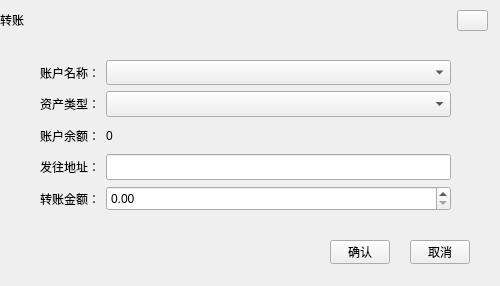
<?xml version="1.0" encoding="UTF-8"?>
<ui version="4.0">
 <class>TransferWidgetHX</class>
 <widget class="QDialog" name="TransferWidgetHX">
  <property name="geometry">
   <rect>
    <x>0</x>
    <y>0</y>
    <width>500</width>
    <height>286</height>
   </rect>
  </property>
  <property name="windowTitle">
   <string>Dialog</string>
  </property>
  <widget class="QLabel" name="title_Label">
   <property name="geometry">
    <rect>
     <x>0</x>
     <y>0</y>
     <width>500</width>
     <height>40</height>
    </rect>
   </property>
   <property name="text">
    <string>转账</string>
   </property>
  </widget>
  <widget class="QToolButton" name="closeBtn">
   <property name="geometry">
    <rect>
     <x>457</x>
     <y>10</y>
     <width>31</width>
     <height>21</height>
    </rect>
   </property>
   <property name="cursor">
    <cursorShape>PointingHandCursor</cursorShape>
   </property>
   <property name="text">
    <string/>
   </property>
  </widget>
  <widget class="QToolButton" name="okBtn">
   <property name="geometry">
    <rect>
     <x>330</x>
     <y>240</y>
     <width>60</width>
     <height>24</height>
    </rect>
   </property>
   <property name="cursor">
    <cursorShape>PointingHandCursor</cursorShape>
   </property>
   <property name="text">
    <string>确认</string>
   </property>
  </widget>
  <widget class="QToolButton" name="cancelBtn">
   <property name="geometry">
    <rect>
     <x>410</x>
     <y>240</y>
     <width>60</width>
     <height>24</height>
    </rect>
   </property>
   <property name="cursor">
    <cursorShape>PointingHandCursor</cursorShape>
   </property>
   <property name="text">
    <string>取消</string>
   </property>
  </widget>
  <widget class="QWidget" name="layoutWidget">
   <property name="geometry">
    <rect>
     <x>40</x>
     <y>60</y>
     <width>411</width>
     <height>151</height>
    </rect>
   </property>
   <layout class="QGridLayout" name="gridLayout">
    <item row="0" column="0">
     <widget class="QLabel" name="label_6">
      <property name="text">
       <string>账户名称：</string>
      </property>
      <property name="alignment">
       <set>Qt::AlignRight|Qt::AlignTrailing|Qt::AlignVCenter</set>
      </property>
     </widget>
    </item>
    <item row="0" column="1">
     <widget class="QComboBox" name="comboBox_account">
      <property name="sizePolicy">
       <sizepolicy hsizetype="Preferred" vsizetype="Preferred">
        <horstretch>0</horstretch>
        <verstretch>0</verstretch>
       </sizepolicy>
      </property>
     </widget>
    </item>
    <item row="1" column="0">
     <widget class="QLabel" name="label_7">
      <property name="text">
       <string>资产类型：</string>
      </property>
      <property name="alignment">
       <set>Qt::AlignRight|Qt::AlignTrailing|Qt::AlignVCenter</set>
      </property>
     </widget>
    </item>
    <item row="1" column="1">
     <widget class="QComboBox" name="comboBox_asset">
      <property name="sizePolicy">
       <sizepolicy hsizetype="Preferred" vsizetype="Preferred">
        <horstretch>0</horstretch>
        <verstretch>0</verstretch>
       </sizepolicy>
      </property>
     </widget>
    </item>
    <item row="2" column="0">
     <widget class="QLabel" name="label_3">
      <property name="text">
       <string>账户余额：</string>
      </property>
      <property name="alignment">
       <set>Qt::AlignRight|Qt::AlignTrailing|Qt::AlignVCenter</set>
      </property>
     </widget>
    </item>
    <item row="2" column="1">
     <widget class="QLabel" name="label_balance">
      <property name="text">
       <string>0</string>
      </property>
     </widget>
    </item>
    <item row="3" column="0">
     <widget class="QLabel" name="label_4">
      <property name="text">
       <string>发往地址：</string>
      </property>
      <property name="alignment">
       <set>Qt::AlignRight|Qt::AlignTrailing|Qt::AlignVCenter</set>
      </property>
     </widget>
    </item>
    <item row="3" column="1">
     <widget class="QLineEdit" name="lineEdit">
      <property name="sizePolicy">
       <sizepolicy hsizetype="Expanding" vsizetype="Preferred">
        <horstretch>0</horstretch>
        <verstretch>0</verstretch>
       </sizepolicy>
      </property>
     </widget>
    </item>
    <item row="4" column="0">
     <widget class="QLabel" name="label_5">
      <property name="text">
       <string>转账金额：</string>
      </property>
      <property name="alignment">
       <set>Qt::AlignRight|Qt::AlignTrailing|Qt::AlignVCenter</set>
      </property>
     </widget>
    </item>
    <item row="4" column="1">
     <widget class="QDoubleSpinBox" name="doubleSpinBox">
      <property name="sizePolicy">
       <sizepolicy hsizetype="Minimum" vsizetype="Preferred">
        <horstretch>0</horstretch>
        <verstretch>0</verstretch>
       </sizepolicy>
      </property>
     </widget>
    </item>
   </layout>
  </widget>
 </widget>
 <resources/>
 <connections/>
</ui>
